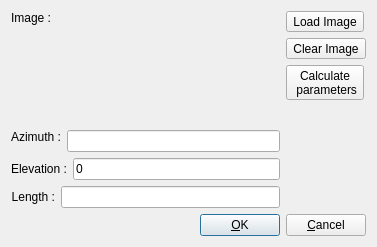
<?xml version="1.0" encoding="UTF-8"?>
<ui version="4.0">
 <class>Search_Radio_Form</class>
 <widget class="QDialog" name="Search_Radio_Form">
  <property name="geometry">
   <rect>
    <x>0</x>
    <y>0</y>
    <width>377</width>
    <height>247</height>
   </rect>
  </property>
  <property name="windowTitle">
   <string>Search Radio Image</string>
  </property>
  <layout class="QGridLayout" name="gridLayout_2">
   <item row="0" column="0">
    <layout class="QGridLayout" name="gridLayout">
     <item row="0" column="0">
      <layout class="QVBoxLayout" name="vImageLay">
       <item>
        <layout class="QHBoxLayout" name="hLayoutImage">
         <item>
          <widget class="QLabel" name="lImage">
           <property name="sizePolicy">
            <sizepolicy hsizetype="Minimum" vsizetype="Preferred">
             <horstretch>0</horstretch>
             <verstretch>0</verstretch>
            </sizepolicy>
           </property>
           <property name="text">
            <string>&lt;html&gt;&lt;head/&gt;&lt;body&gt;&lt;p&gt;Image :&lt;/p&gt;&lt;/body&gt;&lt;/html&gt;</string>
           </property>
           <property name="alignment">
            <set>Qt::AlignRight|Qt::AlignTop|Qt::AlignTrailing</set>
           </property>
          </widget>
         </item>
         <item>
          <widget class="QWidget" name="wImage" native="true">
           <property name="sizePolicy">
            <sizepolicy hsizetype="Expanding" vsizetype="MinimumExpanding">
             <horstretch>0</horstretch>
             <verstretch>0</verstretch>
            </sizepolicy>
           </property>
          </widget>
         </item>
        </layout>
       </item>
       <item>
        <layout class="QHBoxLayout" name="hAzimuthlLay">
         <item>
          <widget class="QLabel" name="lAzimuth">
           <property name="sizePolicy">
            <sizepolicy hsizetype="Minimum" vsizetype="Preferred">
             <horstretch>0</horstretch>
             <verstretch>0</verstretch>
            </sizepolicy>
           </property>
           <property name="text">
            <string>&lt;html&gt;&lt;head/&gt;&lt;body&gt;&lt;p&gt;Azimuth :&lt;/p&gt;&lt;/body&gt;&lt;/html&gt;</string>
           </property>
           <property name="alignment">
            <set>Qt::AlignRight|Qt::AlignTop|Qt::AlignTrailing</set>
           </property>
          </widget>
         </item>
         <item>
          <widget class="QLineEdit" name="lEAzimuth"/>
         </item>
        </layout>
       </item>
       <item>
        <layout class="QHBoxLayout" name="hElevationLay">
         <item>
          <widget class="QLabel" name="lElevation">
           <property name="text">
            <string>&lt;html&gt;&lt;head/&gt;&lt;body&gt;&lt;p&gt;Elevation :&lt;/p&gt;&lt;/body&gt;&lt;/html&gt;</string>
           </property>
          </widget>
         </item>
         <item>
          <widget class="QLineEdit" name="lEElevationAngle">
           <property name="text">
            <string>0</string>
           </property>
          </widget>
         </item>
        </layout>
       </item>
       <item>
        <layout class="QHBoxLayout" name="hLengthlLay">
         <item>
          <widget class="QLabel" name="lLength">
           <property name="text">
            <string>&lt;html&gt;&lt;head/&gt;&lt;body&gt;&lt;p&gt;Length :&lt;/p&gt;&lt;/body&gt;&lt;/html&gt;</string>
           </property>
           <property name="alignment">
            <set>Qt::AlignRight|Qt::AlignTrailing|Qt::AlignVCenter</set>
           </property>
          </widget>
         </item>
         <item>
          <widget class="QLineEdit" name="lELength">
           <property name="readOnly">
            <bool>true</bool>
           </property>
          </widget>
         </item>
        </layout>
       </item>
      </layout>
     </item>
     <item row="0" column="1">
      <layout class="QVBoxLayout" name="vButtonsLay">
       <item>
        <widget class="QToolButton" name="tbLoadImage">
         <property name="toolTip">
          <string>Load Image</string>
         </property>
         <property name="text">
          <string>Load Image</string>
         </property>
        </widget>
       </item>
       <item>
        <widget class="QToolButton" name="tbClearImage">
         <property name="toolTip">
          <string>Clear Image</string>
         </property>
         <property name="text">
          <string>Clear Image</string>
         </property>
        </widget>
       </item>
       <item>
        <widget class="QToolButton" name="tbCalc">
         <property name="toolTip">
          <string>Calculate azimuth</string>
         </property>
         <property name="text">
          <string>Calculate 
 parameters</string>
         </property>
        </widget>
       </item>
       <item>
        <spacer name="verticalSpacer">
         <property name="orientation">
          <enum>Qt::Vertical</enum>
         </property>
         <property name="sizeHint" stdset="0">
          <size>
           <width>20</width>
           <height>40</height>
          </size>
         </property>
        </spacer>
       </item>
      </layout>
     </item>
    </layout>
   </item>
   <item row="1" column="0">
    <layout class="QHBoxLayout" name="hButtonsLay">
     <item>
      <spacer name="horizontalSpacer">
       <property name="orientation">
        <enum>Qt::Horizontal</enum>
       </property>
       <property name="sizeHint" stdset="0">
        <size>
         <width>40</width>
         <height>20</height>
        </size>
       </property>
      </spacer>
     </item>
     <item>
      <widget class="QPushButton" name="pbOk">
       <property name="text">
        <string>&amp;OK</string>
       </property>
      </widget>
     </item>
     <item>
      <widget class="QPushButton" name="pbCancel">
       <property name="text">
        <string>&amp;Cancel</string>
       </property>
      </widget>
     </item>
    </layout>
   </item>
  </layout>
 </widget>
 <resources/>
 <connections/>
</ui>
